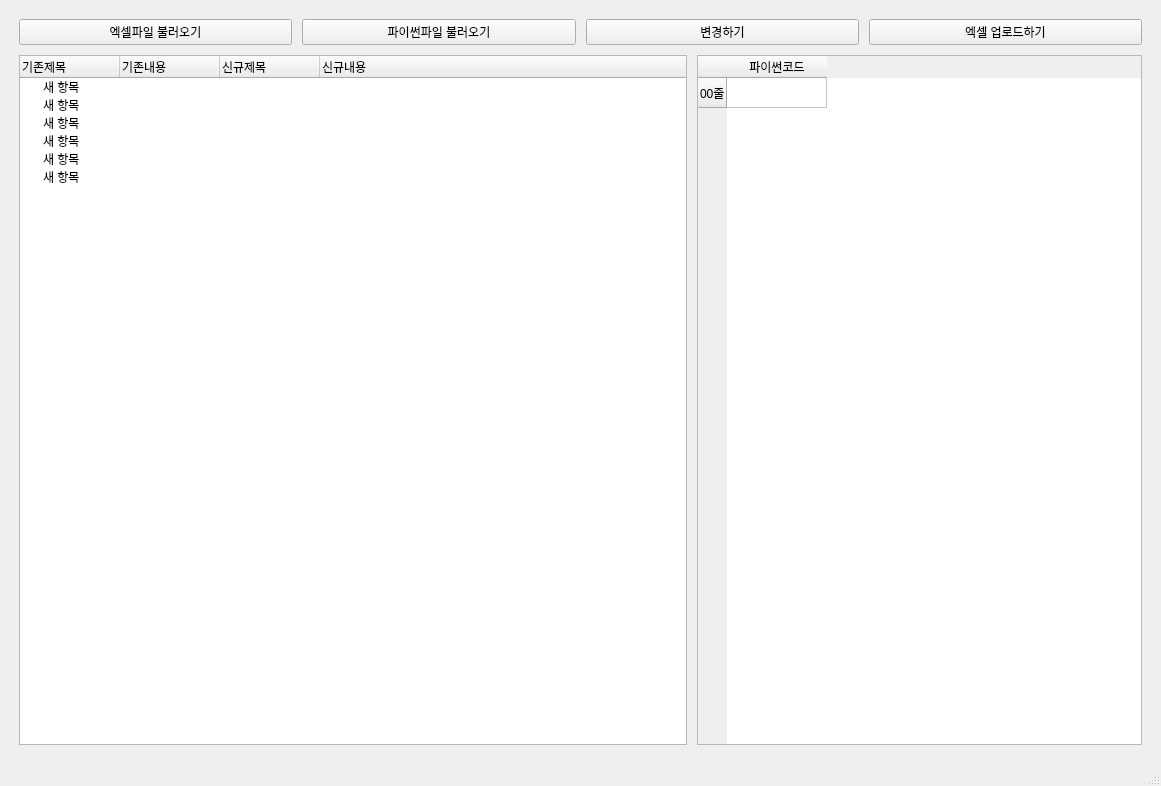
<?xml version="1.0" encoding="UTF-8"?>
<ui version="4.0">
 <class>MainWindow</class>
 <widget class="QMainWindow" name="MainWindow">
  <property name="geometry">
   <rect>
    <x>0</x>
    <y>0</y>
    <width>1161</width>
    <height>786</height>
   </rect>
  </property>
  <property name="windowTitle">
   <string>2Able팝업메세지관리</string>
  </property>
  <widget class="QWidget" name="centralwidget">
   <layout class="QHBoxLayout" name="horizontalLayout_2">
    <item>
     <layout class="QVBoxLayout" name="verticalLayout_2" stretch="0,9">
      <property name="spacing">
       <number>10</number>
      </property>
      <property name="leftMargin">
       <number>10</number>
      </property>
      <property name="topMargin">
       <number>10</number>
      </property>
      <property name="rightMargin">
       <number>10</number>
      </property>
      <property name="bottomMargin">
       <number>10</number>
      </property>
      <item>
       <layout class="QHBoxLayout" name="horizontalLayout_3">
        <item>
         <widget class="QPushButton" name="pushButton_2">
          <property name="text">
           <string>엑셀파일 불러오기</string>
          </property>
         </widget>
        </item>
        <item>
         <widget class="QPushButton" name="pushButton">
          <property name="text">
           <string>파이썬파일 불러오기</string>
          </property>
         </widget>
        </item>
        <item>
         <widget class="QPushButton" name="pushButton_3">
          <property name="text">
           <string>변경하기</string>
          </property>
         </widget>
        </item>
        <item>
         <widget class="QPushButton" name="pushButton_4">
          <property name="text">
           <string>엑셀 업로드하기</string>
          </property>
         </widget>
        </item>
       </layout>
      </item>
      <item>
       <layout class="QHBoxLayout" name="horizontalLayout" stretch="3,2">
        <item>
         <widget class="QTreeWidget" name="treeWidget">
          <property name="horizontalScrollMode">
           <enum>QAbstractItemView::ScrollPerItem</enum>
          </property>
          <column>
           <property name="text">
            <string>기존제목</string>
           </property>
          </column>
          <column>
           <property name="text">
            <string>기존내용</string>
           </property>
          </column>
          <column>
           <property name="text">
            <string>신규제목</string>
           </property>
          </column>
          <column>
           <property name="text">
            <string>신규내용</string>
           </property>
          </column>
          <item>
           <property name="text">
            <string>새 항목</string>
           </property>
           <property name="flags">
            <set>ItemIsSelectable|ItemIsEditable|ItemIsDragEnabled|ItemIsDropEnabled|ItemIsUserCheckable|ItemIsEnabled</set>
           </property>
          </item>
          <item>
           <property name="text">
            <string>새 항목</string>
           </property>
           <property name="flags">
            <set>ItemIsSelectable|ItemIsEditable|ItemIsDragEnabled|ItemIsDropEnabled|ItemIsUserCheckable|ItemIsEnabled</set>
           </property>
          </item>
          <item>
           <property name="text">
            <string>새 항목</string>
           </property>
          </item>
          <item>
           <property name="text">
            <string>새 항목</string>
           </property>
          </item>
          <item>
           <property name="text">
            <string>새 항목</string>
           </property>
          </item>
          <item>
           <property name="text">
            <string>새 항목</string>
           </property>
          </item>
         </widget>
        </item>
        <item>
         <widget class="QTableWidget" name="tableWidget">
          <property name="horizontalScrollMode">
           <enum>QAbstractItemView::ScrollPerPixel</enum>
          </property>
          <property name="columnCount">
           <number>1</number>
          </property>
          <attribute name="horizontalHeaderHighlightSections">
           <bool>false</bool>
          </attribute>
          <row>
           <property name="text">
            <string>00줄</string>
           </property>
          </row>
          <column>
           <property name="text">
            <string>파이썬코드</string>
           </property>
          </column>
          <item row="0" column="0">
           <property name="text">
            <string/>
           </property>
           <property name="flags">
            <set>ItemIsSelectable|ItemIsDragEnabled|ItemIsDropEnabled|ItemIsUserCheckable|ItemIsEnabled</set>
           </property>
          </item>
         </widget>
        </item>
       </layout>
      </item>
     </layout>
    </item>
   </layout>
  </widget>
  <widget class="QStatusBar" name="statusbar"/>
 </widget>
 <resources/>
 <connections/>
</ui>
